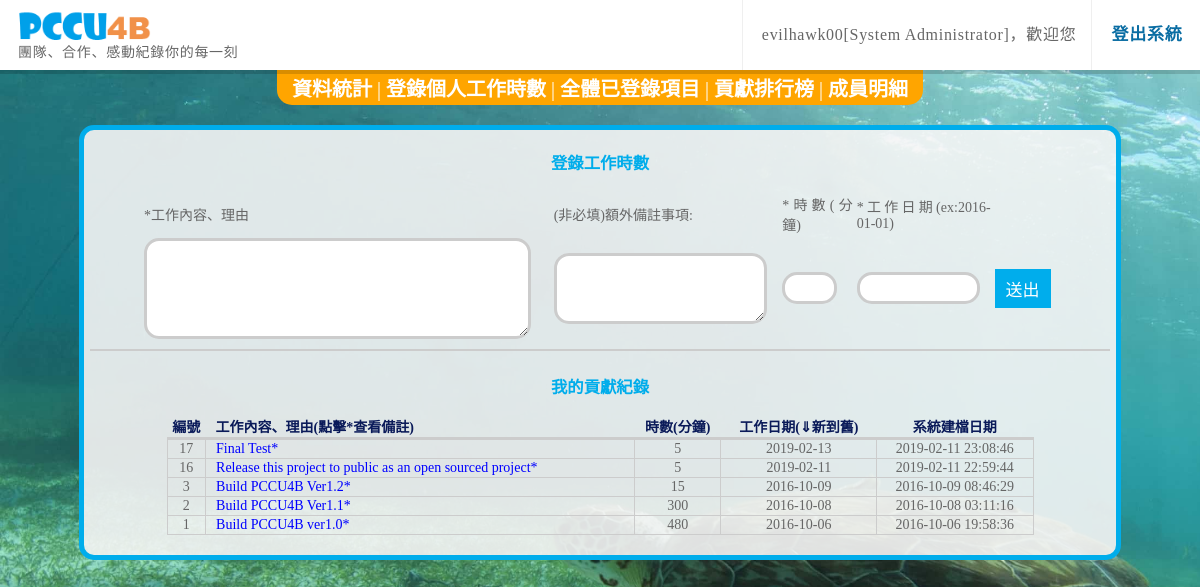
The page /enrolment.php (signed in) on the database its author committed.
### tables this page shows
CREATE TABLE `jobstatistics` (
  `JobID` mediumint(11) NOT NULL,
  `member_name` varchar(45) NOT NULL,
  `NickName` varchar(45) NOT NULL,
  `JobDetail` mediumtext NOT NULL,
  `Remarks_Avaliable` tinyint(1) NOT NULL,
  `Remarks` mediumtext,
  `Minutes` int(11) NOT NULL,
  `JobDate` date NOT NULL,
  `AddedTime` datetime NOT NULL
);

### enrolment.php (the view, shortened to what this page needs)
<?php
require_once 'dbconfig.php';
try {
$conn = new PDO("mysql:host={$db_host};dbname={$db_name}", $db_user, $db_pass);
$conn->exec("SET NAMES utf8");
$conn->setAttribute(PDO::ATTR_ERRMODE, PDO::ERRMODE_EXCEPTION);
$CurrentUser = addslashes($_SESSION['CurrentUserName'] );
$GetMyJobHistory = $conn->prepare("SELECT * FROM `jobstatistics` WHERE member_name=\"$CurrentUser\" ORDER BY JobDate DESC");
$GetMyJobHistory->execute();
} catch(PDOException $e) {
        echo '系統錯誤: ' . $e->getMessage();
		header("location:error.html");
    }
?>
<!DOCTYPE html PUBLIC "-//W3C//DTD XHTML 1.0 Transitional//EN" "http://www.w3.org/TR/xhtml1/DTD/xhtml1-transitional.dtd">
<html xmlns="http://www.w3.org/1999/xhtml">
<head>
<link href="css/default_styles.css" rel="stylesheet" type="text/css" />
<link rel="stylesheet" href="https://ajax.googleapis.com/ajax/libs/jqueryui/1.11.4/themes/smoothness/jquery-ui.css">
</head>
<body>
<div class="wrapper">
<section class="main-header nav-down">
	<div class="row">
		<div class="col-md-12">
			<div class="tag-line">團隊、合作、感動紀錄你的每一刻</div>
			<a class="logo" href="http://pccu4b.gq/"><img src="images/PCCU4B.png"></a>
			<div class="main-menu">
			<div class="hidden-xs divider">&nbsp;</div>
			<div class="topBtn">
<?php
echo "<font size=\"3\" style=\"text-align:left\">" . $_SESSION['CurrentUserName'] . "[" . $_SESSION['CurrentNickName'] . "]，歡迎您</font>";
?>
			</div>
			<div class="hidden-xs divider">&nbsp;</div>
			<div class="topBtn">
			        <a href="logout.php" style="font-size:17px;color:#0a6da3;">登出系統</a><font>&nbsp;&nbsp;&nbsp;</font>
			</div>
			</div>
	</div>
	</div>
</section>
<div id="header">
  <a href="home.php">資料統計</a><font style="font-size:20px;color:white;">&nbsp;|&nbsp;</font><a href="enrolment.php">登錄個人工作時數</a><font style="font-size:20px;color:white;">&nbsp;|&nbsp;</font><a href="overview.php">全體已登錄項目</a><font style="font-size:20px;color:white;">&nbsp;|&nbsp;</font><a href="Personal-Ranking.php">貢獻排行榜</a><font style="font-size:20px;color:white;">&nbsp;|&nbsp;</font><a href="Members-Overview.php">成員明細</a>
</div>
<div id="container">
<table width="90%" align="center">
<CAPTION><h3>登錄工作時數</h3></CAPTION>
<form name="PostWorkDetails" id="PostWorkForm" action="enrolment.php" method="post">
<tr>
    <td width="45%">*工作內容、理由</td>
	<td width="25%">(非必填)額外備註事項:</td>
	<td width="8%">*時數(分鐘)</td>
	<td width="15%">*工作日期(ex:2016-01-01)</td>
	<td width="7%">&nbsp;</td>
</tr>
<tr>
 <td width="45%"><textarea id="enr1" name="WorkDetails" rows="5" style="width:90%"></textarea></td>
 <td width="25%"><textarea id="enr2" name="AdditionalDetails" rows="3" style="width:85%"></textarea></td>
 <td width="8%"><input id="enr3" type="number" name="WorkTime" min="5" max="99999" style="width:55%"/></td>
 <td width="15%"><input id="datepicker" name="JobDate" style="width:80%"/></td>
 <td width="7%"><input class="enrBtn primaryColor"type="submit" name="Submit" value="送出"/></td>
</tr>
</table>
<hr>
<table class="WithBorder" border="0" width="85%" align="center">
<CAPTION><h3>我的貢獻紀錄</h3></CAPTION>
<tr>
<th>編號</th>
<th class="JobDetails">工作內容、理由(點擊*查看備註)</th>
<th>時數(分鐘)</th>
<th>工作日期(⇓新到舊)</th>
<th>系統建檔日期</th>
</tr>
<?php
$i= 1;
while ($row=$GetMyJobHistory->fetch()){
echo "<tr>";
echo "<td>" . $row['JobID']."</td>";
if ($row['Remarks_Avaliable']== 1){
	echo '<td class="JobDetails"><div id="Remark' .$i. '" style="color:blue; cursor: pointer;">' . $row['JobDetail'] . '*</div></td>';
	$i++;
}
else {
	echo "<td class=\"JobDetails\">" . $row['JobDetail']."</td>";
}
echo "<td>" . $row['Minutes']."</td>";
echo "<td>" . $row['JobDate']."</td>";
echo "<td>" . $row['AddedTime']."</td>";
echo "</tr>";
}
?>
</table>
<br>
</div>
</div>
</body>
</html>

### css/default_styles.css (style rules this page uses)
html, body { background-color: #0a6da3; background-image: url("../images/underwater.jpg"); //background-repeat: repeat-x; background-attachment: fixed; color: #666666; font: 14px Microsoft JhengHei; margin: 0; background-size: cover !important; display: block; height: 100%; width: 100%; min-height: 100%; width: 100%; }
hr { border: 1px solid #ccc; }
h3 { color:#00adeb; }
a { color: white; font-size: 20px; text-decoration: none; font-weight: bold; }
th { font-weight: bold; //text-align: left; text-align: center; color: #0a1a59; border-bottom: 3px solid #ccc; }
#header { background: orange none repeat scroll 0 0; text-align: center; border-bottom-right-radius: 15px; border-bottom-left-radius: 15px; width: auto; display: table; margin:0 auto; padding: 3px 15px 3px 15px; position: relative; }
#container { background: rgba(245, 245, 245, 0.9) none repeat scroll 0 0; border: 5px solid #00adeb; font-size: 14px; margin: 20px auto 30px; padding: 4px 6px 4px; text-align: justify; width: 85%; border-radius: 15px; }
textarea, input[type="text"], input[type="password"] { background: #f3f3f3 none repeat scroll 0 0; border: 0 solid #ccc; border-radius: 0; padding: 10px 5px; width: 100%; }
.primaryColor { background: rgba(0, 173, 236, 1) none repeat scroll 0 0; border-color: rgba(0, 173, 236, 1) !important; color: #fff !important; }
.enrBtn { border: 1px solid; font-size: 17px; height: auto; margin-bottom: 15px; margin-top: 15px; padding: 6px 10px; text-decoration: none; white-space: nowrap; }
input { font-family: inherit; }
.clickable, label, input[type="button"], input[type="submit"], input[type="file"], button { cursor: pointer; }
.main-header .main-menu { float: right; margin: 0; }
.main-header { background: #fff none repeat scroll 0 0; //float: left; height: 70px; letter-spacing: 0.05em; line-height: 22px; position: relative; top: 0; transition: all 0.35s ease 0s; width: 100%; z-index: 100; }
.col-md-12 { width: 100%; }
.main-header .main-menu span, .main-header .main-menu a { color: #666; float: left; font-size: 13px; }
.main-header .tag-line { left: 18px; position: absolute; top: 42px; z-index: 900; }
.main-header .logo img { height: auto; width: 100%; }
img, object, embed { max-width: 100%; }
.main-header::after { background: rgba(0, 0, 0, 0.15) none repeat scroll 0 0; bottom: -4px; content: ""; display: block; height: 4px; left: 0; position: absolute; width: 100%; z-index: -1; }
.main-header .logo { left: 15px; position: absolute; top: 10px; width: 140px; z-index: 1000; }
.main-header a { text-decoration: none; }
.main-header .topBtn { position: relative; }
.main-header .main-menu > div { //cursor: pointer; float: left; line-height: 70px; padding: 0 5px 0 10px; }
.main-header .main-menu div.divider { border-left: 1px solid #efefef; margin: 0 5px 0 10px; padding: 0; }
.wrapper { position: relative; height: auto !important; //margin: 0 auto -20px; //margin: 0; min-height: 100%; }
section { clear: both; float: left; width: 100%; }
textarea#enr1 { background: #fff none repeat scroll 0 0; border: 3px solid #ccc; border-radius: 15px; padding: 10px 8px; width: auto; }
textarea#enr2 { background: #fff none repeat scroll 0 0; border: 3px solid #ccc; border-radius: 15px; padding: 10px 8px; width: auto; }
input#enr3 { background: #fff none repeat scroll 0 0; border: 3px solid #ccc; border-radius: 15px; padding: 5px 5px; width: auto; }
input#datepicker { background: #fff none repeat scroll 0 0; border: 3px solid #ccc; border-radius: 15px; padding: 5px 5px; width: auto; }
table.WithBorder { border-collapse: collapse; text-align: center; }
table.WithBorder tr { border-bottom: 1px solid #ccc; }
table.WithBorder td { border: 1px solid #ccc; }
table.WithBorder td.JobDetails { text-align: left; padding-left: 10px; }
table.WithBorder th.JobDetails { text-align: left; padding-left: 10px; }

### rows shown on the page
jobstatistics: JobID "17", JobDetail "Final Test", Minutes "5", JobDate "2019-02-13", AddedTime "2019-02-11 23:08:46"
jobstatistics: JobID "16", JobDetail "Release this project to public as an open sourced project", Minutes "5", JobDate "2019-02-11", AddedTime "2019-02-11 22:59:44"
jobstatistics: JobID "3", JobDetail "Build PCCU4B Ver1.2", Minutes "15", JobDate "2016-10-09", AddedTime "2016-10-09 08:46:29"
jobstatistics: JobID "2", JobDetail "Build PCCU4B Ver1.1", Minutes "300", JobDate "2016-10-08", AddedTime "2016-10-08 03:11:16"
jobstatistics: JobID "1", JobDetail "Build PCCU4B ver1.0", Minutes "480", JobDate "2016-10-06", AddedTime "2016-10-06 19:58:36"

### other values the page prints
$_SESSION['CurrentUserName'] "evilhawk00"
$_SESSION['CurrentNickName'] "System Administrator"
